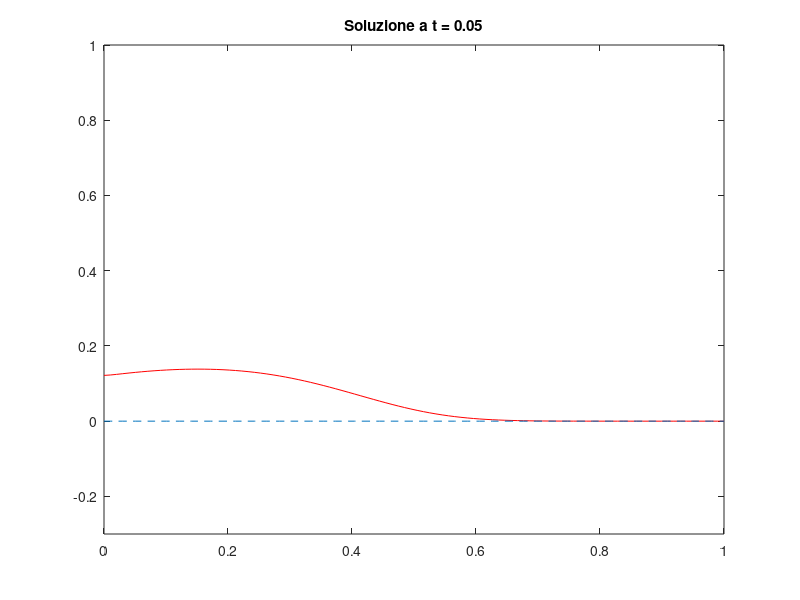
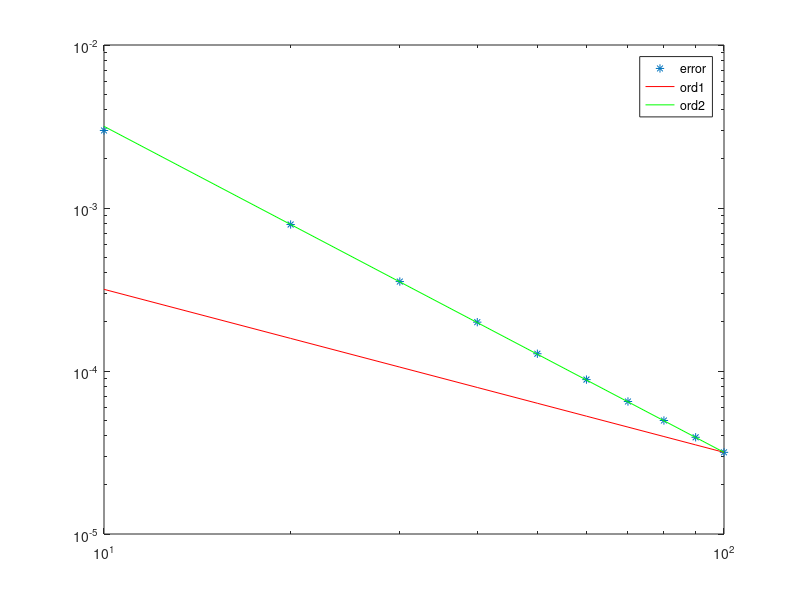

These charts were generated, in order, by the following MATLAB code:
clear all
close all


m=100;
h=1/(m-1);
x=linspace(0,1,m)';

A = toeplitz(sparse([1,1],[1,2],[-2,1]/h^2,1,m));
B = toeplitz(sparse(1,2,-1/(2*h),1,m), sparse(1,2,1/(2*h),1,m));
d=1/10;
c=-10;

Pe=(abs(c)*h)/(2*d);
Pe<1

% condizioni ai bordi
A(1,1:2)=[-2,2]/h^2;
B(1,2)=0;
A(m,m-1:m)=[0,0];
B(m,m-1)=0;

%% Risoluzione mediante punto medio implicito
C=d*A-c*B;
y0=(x.^2).*(1-x);
tstar=0.05;
ts=1000;
k=tstar/ts;
y=y0;
t=0;
for n=1:ts
    t=t+k;
    y=(speye(m)-k*0.5*C)\((speye(m)+k*0.5*C)*y);
    plot(x,y,'r',x,x-x,'--')
    title(sprintf('Soluzione a t = %0.2f',t));
    axis([0,1,-0.3,1]);
    pause(0.01)
    for i=1:m
        if(y(i)<0)
        disp('pechlet negativo')
        end
    end
end
yrif=y;

%% verifica della convergenza
count=0;
tsrange=10:10:100;

for ts=tsrange
    count=count+1;
    k=tstar/ts;
    y=y0;
    
    for n=1:ts
        y=(speye(m)-k*0.5*C)\((speye(m)+k*0.5*C)*y);
    end
    err(count)=norm(y-yrif,inf);
end

figure
loglog(tsrange,err,'*',...
    tsrange,err(end)*(tsrange/tsrange(end)).^(-1),'r',...
    tsrange,err(end)*(tsrange/tsrange(end)).^(-2),'g')
legend('error','ord1','ord2')
